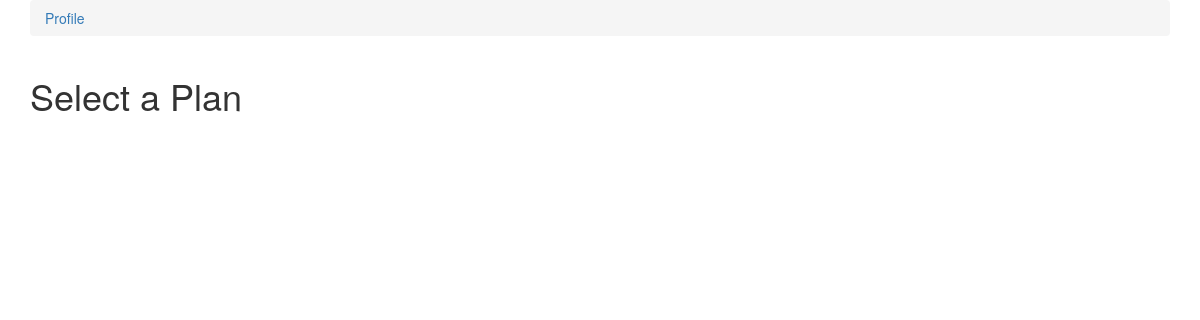
The page /plans/ (signed in) on the database as committed earlier.
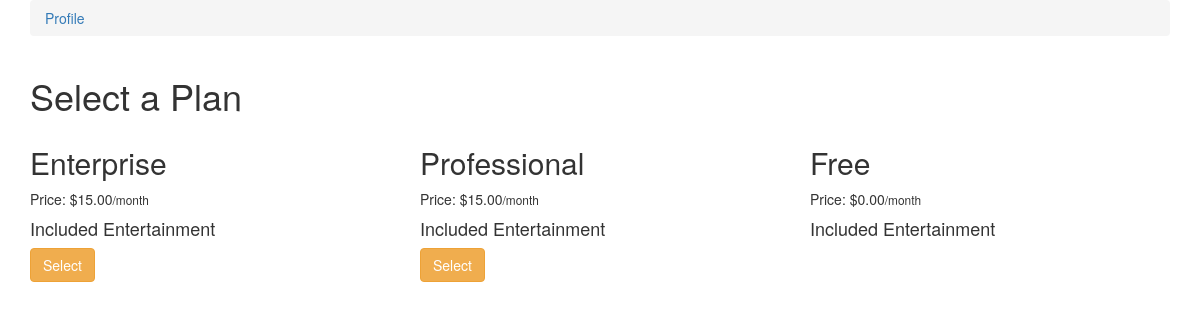
The same page on the database as committed later.
### plans/models.py (models this page shows, shortened)
class Plan(models.Model):
    slug = models.SlugField()
    plan_type=models.CharField(
        choices=PLAN_CHOICES,
        default='Free',
        max_length=30)
    price = models.DecimalField(max_digits=6,decimal_places=2)
    stripe_plan_id = models.CharField(max_length=40)

### plans/views.py (the view, shortened to what this page needs)
# urls.py: path('', PlanSelectView.as_view(), name='select'),
class PlanSelectView(LoginRequiredMixin, ListView):
    model = Plan
    def get_context_data(self, *args, **kwargs):
        context = super().get_context_data(**kwargs)
        current_plan = get_user_plan(self.request)
        context['current_plan'] = str(current_plan.plan)
        return context

### plans/views.py (called while the page is built)
def get_user_plan(request):
    user_plan_querySet = UserPlan.objects.filter(user=request.user)
    if user_plan_querySet.exists():
        return user_plan_querySet.first()
    return None

### plans/templates/plans/plan_list.html (shortened to what this page needs)
{% extends 'plans/base.html' %}
{% block content %}
<div class="container">
	<h1>Select a Plan</h1>
	<div class="row">
		{% for object in object_list %}
		<div class="col-sm-4 col-md-4">
			<h2>{{ object.plan_type }}</h2>
			<p>Price: ${{ object.price }}<small>/month</small></p>
			<h4>Included Entertainment</h4>
			{% if object.plan_type != 'Free' %}
			<form method="POST" action="{% url 'plans:select' %}">
				{% if object.plan_type != current_plan %}
					<button class="btn btn-warning">Select</button>
				{% else %}
					<small>This is your existing plan</small>
				{% endif %}
			</form>
			{% endif %}
		</div>
		{% endfor %}
	</div>
</div>
{% endblock content %}

### plans/templates/plans/base.html (shortened to what this page needs)
<!DOCTYPE html>
<html>
<head>
	<link rel="stylesheet" href="https://maxcdn.bootstrapcdn.com/bootstrap/3.3.7/css/bootstrap.min.css">
</head>
<body>
	<div class="container">
		<ol class='breadcrumb'>
	        <li><a href="{% url 'plans:profile' %}">Profile</a></li>
	    </ol>
	</div>
	{% block content %}
	{% endblock content %}
</body>
</html>

Rows that differ between the two databases and show on the page:
added Plan: plan_type "Enterprise", price "15.00", shows "Select"
added Plan: plan_type "Professional", price "15.00", shows "Select"
added Plan: plan_type "Free", price "0.00"
